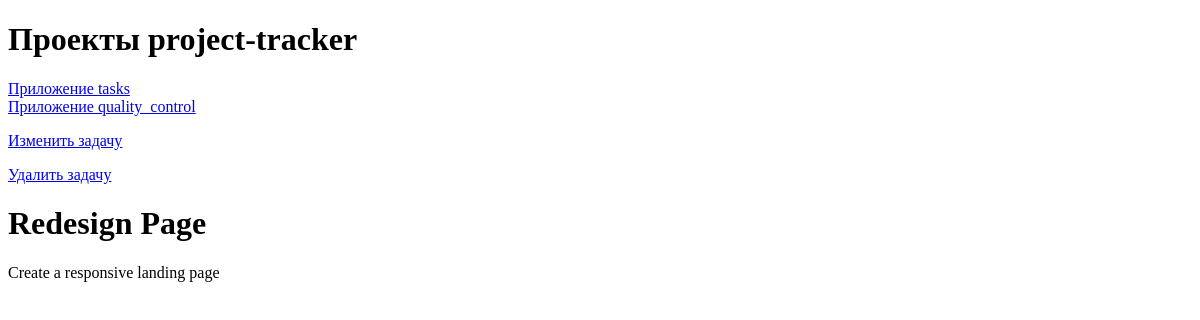
The page /tasks/projects/1/tasks/1/ on the database as committed earlier.
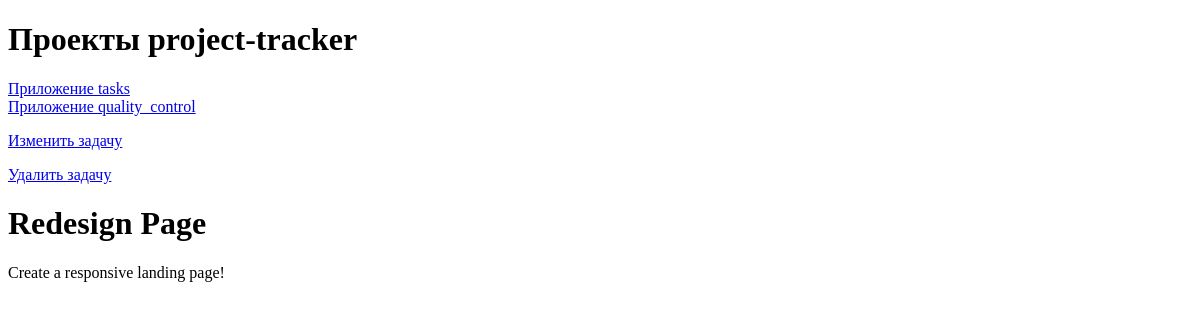
The same page on the database as committed later.
### tasks/models.py (models this page shows)
class Task(models.Model):
    STATUS_CHOICES = [
        ('New', 'Новая'),
        ('In_progress', 'В работе'),
        ('Completed', 'Завершена')
    ]
    project = models.ForeignKey(
        Project,
        related_name='tasks',
        on_delete=models.CASCADE
    )
    name = models.CharField(max_length=100)
    description = models.TextField()
    created_at = models.DateTimeField(auto_now_add=True)
    update_at = models.DateTimeField(auto_now=True)
    assignee = models.ForeignKey(
        User,
        related_name="tasks",
        on_delete=models.SET_NULL,
        null=True,
        blank=True
    )
    status = models.CharField(
        max_length=50,
        choices=STATUS_CHOICES,
        default='New'
    )

### tasks/views.py (the view)
# urls.py: path('projects/<int:project_id>/tasks/<int:task_id>/', views.TaskDetailView.as_view(), name='task_detail'),
class TaskDetailView(DetailView):
    model = Task
    pk_url_kwarg = 'task_id'
    template_name = 'tasks/task_detail.html'

### tasks/templates/tasks/task_detail.html
{% extends 'base/base.html' %}
{% block content %}
<p><a href="{% url 'tasks:update_task' project_id=task.project.id task_id=task.id %}">Изменить задачу</a></p>
<p><a href="{% url 'tasks:delete_task' project_id=task.project.id task_id=task.id %}" onclick="return confirm('Вы уверены, что хотите удалить эту задачу?');">Удалить задачу</a></p>
<h1>{{ task.name }}</h1>
<p>{{ task.description }}</p>
{% endblock %}

Rows that differ between the two databases and show on the page:
changed Task "Redesign Page": description "Create a responsive landing page" → "Create a responsive landing page!"
